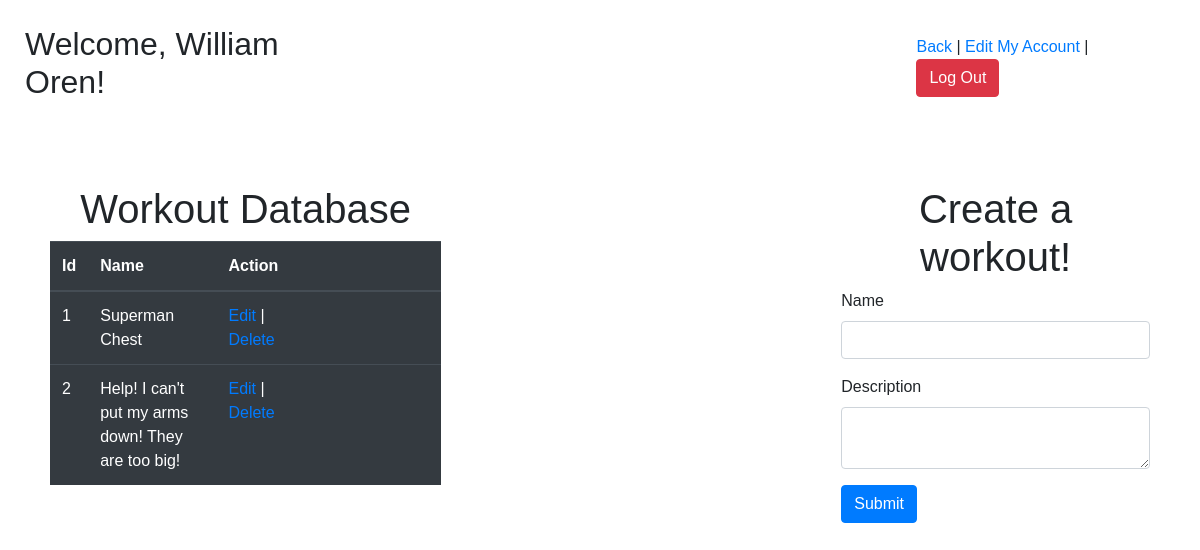
Screenshot of /workouts (signed in) with the database file from the repository.
### login_and_registration_app/models.py (models this page shows)
class Workout(models.Model):
    name=models.CharField(max_length=255)
    description=models.TextField()
    exercise=models.ManyToManyField(Exercise, related_name='added_exercises')
    user=models.ForeignKey(User, related_name='workouts', on_delete=models.CASCADE)
    created_at=models.DateTimeField(auto_now_add=True)
    updated_at=models.DateTimeField(auto_now=True)
    objects=WorkoutManager()

### login_and_registration_app/views.py (the view)
# urls.py: path('workouts', views.workouts),
def workouts(request):
    if 'user_id' not in request.session:
        return redirect('/')
    context = {
        'exercises': Exercise.objects.all(),
        'workouts': Workout.objects.all(),
    }
    return render(request, 'workouts.html', context)

### login_and_registration_app/templates/workouts.html (shortened to what this page needs)
<!DOCTYPE html>
<html lang="en">
<head>
    <link rel="stylesheet" href="https://cdn.jsdelivr.net/npm/bootstrap@4.6.0/dist/css/bootstrap.min.css"
>
    {% load static %}
    <link rel="stylesheet" href="{% static 'css/exercise_style.css' %}">
</head>
<body>
    <div id='container'>
        <div id='header'>
            <h2>Welcome, {{ request.session.user_first_name }} {{ request.session.user_last_name }}!</h2>
            <div class='links'>
                <a href="/exercises">Back</a> |
                <a href="/my_account/{{request.session.user_id}}">Edit My Account</a> |
                <a class="btn btn-danger" role="button" href='/users/logout'>Log Out</a>
            </div>
        </div>
        <div id='content'>
            <div class='show_workouts'>
                <h1>Workout Database</h1>
                <table class="table table-dark">
                    <thead>
                        <tr>
                            <th>Id</th>
                            <th>Name</th>
                            <th>Action</th>
                        </tr>
                    </thead>
                    <tbody>
                        {% for workout in workouts %}
                        <tr>
                            <td>{{ workout.id }}</td>
                            <td>{{ workout.name }}</td>
                            <td><a href="/workout/{{ workout.id }}">Edit</a> | <a class='delete'
                                    href="/delete_workout/{{workout.id}}">Delete</a></td>
                        </tr>
                        {% endfor %}
                    </tbody>
                </table>
            </div>
            <div class='add_workout'>
                <h1>Create a workout!</h1>
                <form action="/workout/assign" method="POST">
                    <div class="form-group">
                        <label for="name">Name</label>
                        <input type="text" name="name" id="name" class="form-control">
                    </div>
                    <div class="form-group">
                        <label for="description">Description</label>
                        <textarea name="description" id="description" class="form-control"></textarea>
                    </div>
                    <button class="btn btn-primary">Submit</button>
                </form>
            </div>
        </div>
    </div>
</body>
</html>

### login_and_registration_app/static/css/exercise_style.css (style rules this page uses)
* { padding: 0px; margin: 0px; font-family: sans-serif; }
#header { padding: 25px; display: flex; }
.links { margin: 10px 0px 0px 550px; }
#content { display: flex; padding: 50px; }
#content h1 { text-align: center; }
.delete { margin-right: 150px; }
.show_workouts { width: 400px; margin-right: 400px; }

### rows the page displays
Workout: id "1", name "Superman Chest"
Workout: id "2", name "Help! I can't put my arms down! They are too big!"

### other values shown
{{ request.session.user_first_name }} "William"
{{ request.session.user_last_name }} "Oren"
